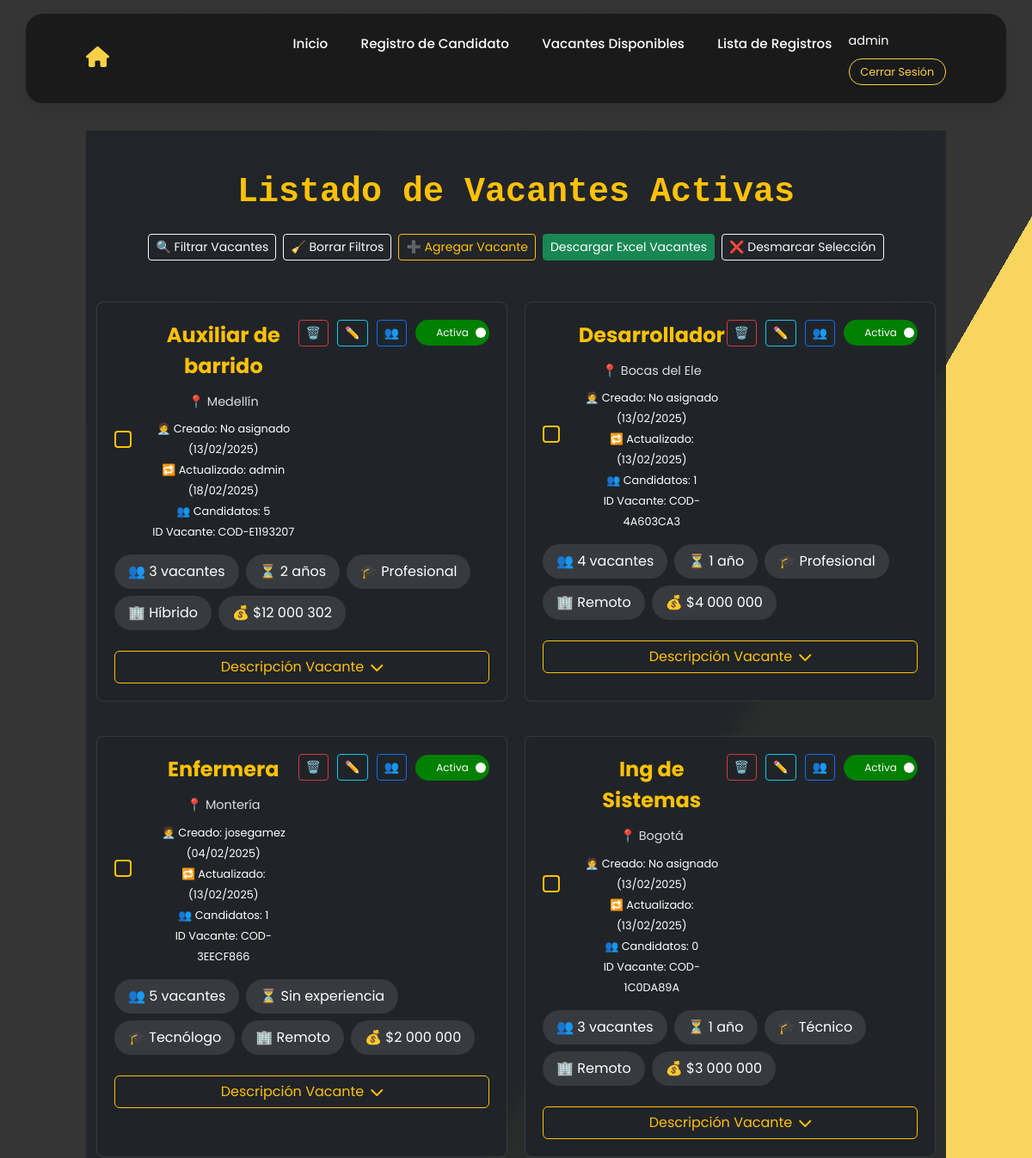
/lista_vacantes/ (signed in, upper part), run on an earlier commit of the app's database.
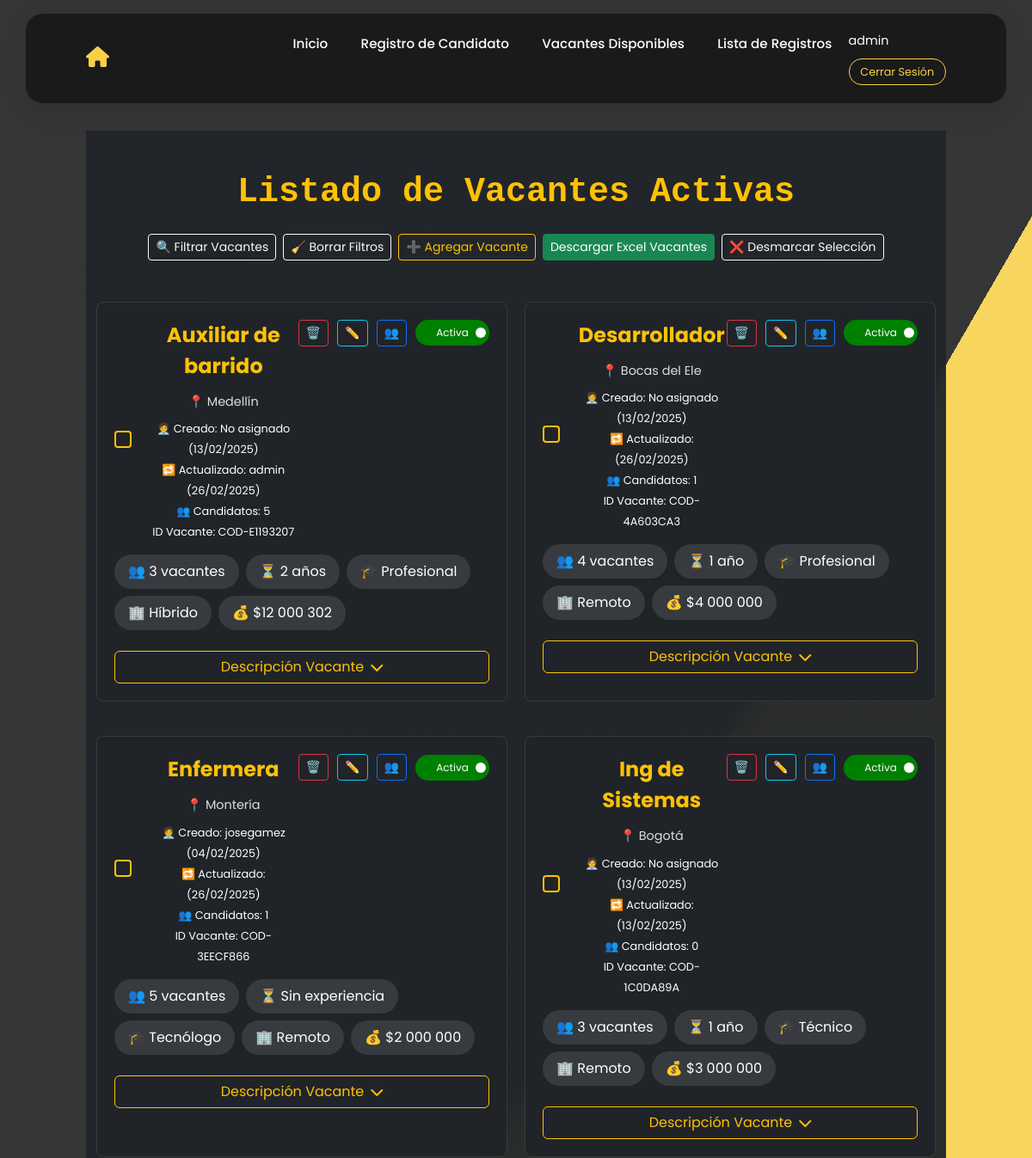
And on a later commit of the database.
### vacantes/models.py (models this page shows, shortened)
class Vacante(models.Model):
    codigo_vacante = models.CharField(
        max_length=50,
        unique=True,
        default=generate_unique_codigo
    )
    cargo = models.CharField(max_length=100)
    area = models.CharField(
        max_length=100,
        null=True,
        blank=True,
        choices=[
            ('Administración', 'Administración'),
            ('Finanzas', 'Finanzas'),
            ('Tecnología', 'Tecnología'),
            ('Recursos Humanos', 'Recursos Humanos'),
            ('Ventas', 'Ventas'),
        ]
    )
    numero_puestos = models.IntegerField(
        null=True,
        blank=True,
        default=1
    )
    modalidad_trabajo = models.CharField(
        max_length=50,
        choices=[
            ('Presencial', 'Presencial'),
            ('Remoto', 'Remoto'),
            ('Híbrido', 'Híbrido'),
        ]
    )
    tipo_contrato = models.CharField(
        max_length=50,
        choices=[
            ('Indefinido', 'Indefinido'),
            ('Temporal', 'Temporal'),
            ('Prácticas', 'Prácticas'),
            ('Freelance', 'Freelance'),
        ]
    )
    jornada_trabajo = models.CharField(
        max_length=50,
        choices=[
            ('Tiempo completo', 'Tiempo completo'),
            ('Medio tiempo', 'Medio tiempo'),
            ('Por horas', 'Por horas'),
        ]
    )
    descripcion_vacante = models.TextField(max_length=6000)
    tiempo_experiencia = models.CharField(
        max_length=50,
        choices=[
            ('Sin experiencia', 'Sin experiencia'),
            ('1 año', '1 año'),
            ('2 años', '2 años'),
            ('3 años o más', '3 años o más'),
        ]
    )
    nivel_estudios = models.CharField(
        max_length=50,
        choices=[
            ('Secundaria', 'Secundaria'),
            ('Técnico', 'Técnico'),
            ('Tecnólogo', 'Tecnólogo'),
            ('Profesional', 'Profesional'),
            ('Postgrado', 'Postgrado'),
        ]
    )
    departamento = models.ForeignKey(Departamento, on_delete=models.SET_NULL, null=True, blank=True)
    ciudad = models.ForeignKey(Ciudad, on_delete=models.SET_NULL, null=True, blank=True)
    rango_salarial = models.IntegerField(null=True, blank=True)
    fecha_publicacion = models.DateField(auto_now_add=True)
    empresa_usuaria = models.CharField(max_length=100)
    candidatos_registrados = models.ManyToManyField('RegistroCandidato', related_name='vacantes', blank=True)
    estado = models.BooleanField(default=True)  # True para activa, False para inactiva
    usuario_publicador = models.ForeignKey(User, on_delete=models.SET_NULL, null=True, blank=True, related_name='vacantes_publicadas')
    usuario_actualizador = models.ForeignKey(User, on_delete=models.SET_NULL, null=True, blank=True, related_name='vacantes_actualizadas')
    fecha_creacion = models.DateTimeField(auto_now_add=True)  # Solo se guarda al crear
    fecha_actualizacion = models.DateTimeField(null=True, blank=True)  # Se actualizará manualmente
    class Meta:
        verbose_name = "Vacante"
        verbose_name_plural = "Vacantes"

class Ciudad(models.Model):
    nombre = models.CharField(max_length=100)
    departamento = models.ForeignKey(Departamento, on_delete=models.CASCADE, related_name="ciudades")
    class Meta:
        ordering = ["nombre"]  # Ordenar siempre por nombre alfabéticamente
    def __str__(self):
        return self.nombre

### vacantes/views.py (the view)
# urls.py: path('lista_vacantes/', views.lista_vacantes, name='lista_vacantes'), #agregado por Jose
def lista_vacantes(request):
    filtros = {
        'cargo': request.GET.get('cargo'),
        'area': request.GET.get('area'),
        'modalidad_trabajo': request.GET.get('modalidad_trabajo'),
        'tipo_contrato': request.GET.get('tipo_contrato'),
        'jornada_trabajo': request.GET.get('jornada_trabajo'),
        'tiempo_experiencia': request.GET.get('tiempo_experiencia'),
        'nivel_estudios': request.GET.get('nivel_estudios'),
        'departamento': request.GET.get('departamento'),
        'ciudad': request.GET.get('ciudad'),
        'rango_salarial_min': request.GET.get('rango_salarial_min'),
        'rango_salarial_max': request.GET.get('rango_salarial_max'),
        'codigo_vacante': request.GET.get('codigo_vacante'),  # Agregado para filtrar por ID Cargo
    }
    vacantes = Vacante.objects.filter(estado=True) if not request.user.is_authenticated else Vacante.objects.all()
    if filtros['codigo_vacante']:
        vacantes = vacantes.filter(codigo_vacante__icontains=filtros['codigo_vacante'].strip())
    for campo, valor in filtros.items():
        if valor and campo not in ['cargo', 'codigo_vacante', 'rango_salarial_min', 'rango_salarial_max']:
            vacantes = vacantes.filter(**{campo: valor})
    rango_salarial_min = filtros['rango_salarial_min']
    rango_salarial_max = filtros['rango_salarial_max']
    if rango_salarial_min and rango_salarial_max:
        vacantes = vacantes.filter(
            rango_salarial__gte=rango_salarial_min,
            rango_salarial__lte=rango_salarial_max
        )
    elif rango_salarial_min:
        vacantes = vacantes.filter(rango_salarial__gte=rango_salarial_min)
    elif rango_salarial_max:
        vacantes = vacantes.filter(rango_salarial__lte=rango_salarial_max)
    vacantes = vacantes.annotate(num_candidatos=Count('candidatos'))
    vacantes = sorted(vacantes, key=lambda v: v.cargo.lower())
    form = VacanteForm()
    choices_context = {
        'area_choices': form.fields['area'].choices,
        'modalidad_trabajo_choices': form.fields['modalidad_trabajo'].choices,
        'tipo_contrato_choices': form.fields['tipo_contrato'].choices,
        'jornada_trabajo_choices': form.fields['jornada_trabajo'].choices,
        'tiempo_experiencia_choices': form.fields['tiempo_experiencia'].choices,
        'nivel_estudios_choices': form.fields['nivel_estudios'].choices,
        'departamento_choices': form.fields['departamento'].choices,
        'ciudad_choices': form.fields['ciudad'].choices,
    }
    return render(request, "vacantes/lista.html", {
        "vacantes": vacantes,
        "filtros": filtros,
        **choices_context  # Pasar los choices al template
    })

### vacantes/models.py (called while the page is built)
def generate_unique_codigo():
    return f'COD-{uuid.uuid4().hex[:8].upper()}'

    def __str__(self):
        return self.nombre

### vacantes/templates/vacantes/lista.html (shortened to what the changed rows need)
{% extends 'base.html' %}
{% load static %}
{% block contenido %}
{% load humanize %}
<div class="gradient-bg">
    <div class="container py-5">
        <div class="mb-5">
            <h1 class="text-warning mb-4 fw-bold">Listado de Vacantes Activas</h1>
        </div>
        <div class="grid-container">
            {% for vacante in vacantes %}
            <div class="vacante-card">
                <div class="vacante-header">
                    <div class="checkbox-container">
                            <div class="vacante-info">
                            <div class="vacante-title">{{ vacante.cargo }}</div>
                            <div class="vacante-location">📍 {{ vacante.ciudad }}</div>
                            {% if request.user.is_authenticated %}
                            <div class="vacante-meta">
                                <small>🧑‍💼 Creado: {{ vacante.usuario_publicador.username|default:"No asignado" }} ({{ vacante.fecha_creacion|date:"d/m/Y" }})</small><br>
                                <small>🔁 Actualizado: {{ vacante.usuario_actualizador.username|default:"" }} ({{ vacante.fecha_actualizacion|date:"d/m/Y" }})</small><br>
                                <small>👥 Candidatos: {{ vacante.num_candidatos }}</small><br>
                                <small>ID Vacante: {{ vacante.codigo_vacante|default:"No asignado" }}</small>
                            </div>
                            {% endif %}
                        </div>
                    </div>
                    {% if request.user.is_authenticated %}
                    <div class="vacante-actions">
                        <form action="{% url 'eliminar_vacante' vacante.id %}" method="POST" class="d-inline"
                              onsubmit="return confirm('¿Estás seguro de que deseas eliminar esta vacante?');">
                            <button type="submit" class="btn btn-outline-danger btn-sm">
                                🗑️
                            </button>
                        </form>
                        <a href="{% url 'editar_vacante' vacante.id %}" class="btn btn-outline-info btn-sm">
                            ✏️
                        </a>
                        <a href="{% url 'lista_candidatos' vacante.id %}" class="btn btn-outline-primary btn-sm">
                            👥
                        </a>
                        <form action="{% url 'cambiar_estado_vacante' vacante.id %}" method="POST" style="display: inline;">
                            <label class="switch">
                                <span class="slider round">
                                    <span class="switch-text">{% if vacante.estado %}Activa{% else %}Inactiva{% endif %}</span>
                                </span>
                            </label>
                        </form>
                    </div>
                    {% endif %}
                </div>
                <div class="badge-container">
                    <div class="info-badge">
                        👥 {{ vacante.numero_puestos }} vacantes
                    </div>
                    <div class="info-badge">
                        ⏳ {{ vacante.tiempo_experiencia }}
                    </div>
                    <div class="info-badge">
                        🎓 {{ vacante.nivel_estudios }}
                    </div>
                    <div class="info-badge">
                        🏢 {{ vacante.modalidad_trabajo }}
                    </div>
                    <div class="info-badge">
                        💰 ${{ vacante.rango_salarial|intcomma }}
                    </div>
                </div>
                <br>
                <div class="mt-auto">
                    <button class="btn btn-outline-warning w-100 toggle-info d-flex align-items-center justify-content-center"
                            type="button"
                            data-bs-toggle="modal"
                            data-bs-target="#modal-{{ vacante.id }}">
                        Descripción Vacante <i class="fas fa-chevron-down toggle-icon ms-2"></i>
                    </button>
                </div>
            </div>
            {% endfor %}
        </div>
    </div>
</div>
{% endblock %}

What changed in the data, as far as the page shows it:
changed Vacante "Auxiliar de barrido": fecha_actualizacion "18/02/2025" → "26/02/2025"
changed Vacante "Desarrollador": fecha_actualizacion "13/02/2025" → "26/02/2025"
changed Vacante "Enfermera": fecha_actualizacion "13/02/2025" → "26/02/2025"
